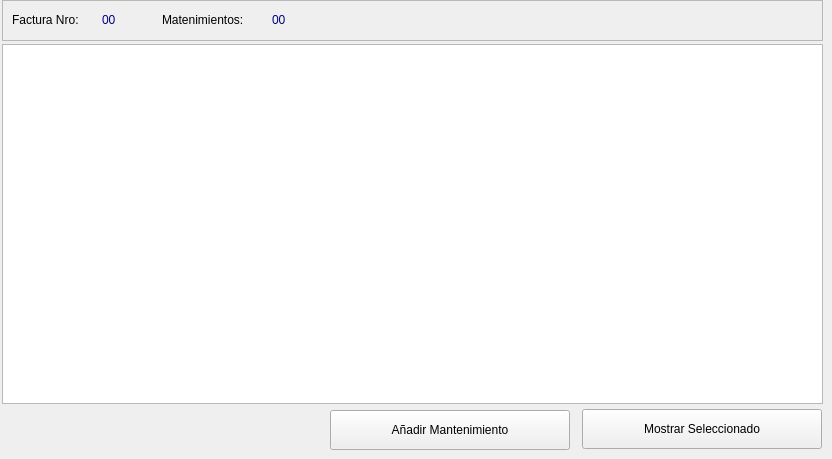
    <widget class="QWidget" name="tab">
     <attribute name="icon">
      <iconset resource="polaris.qrc">
       <normaloff>:/Icons/icons/aceite.png</normaloff>:/Icons/icons/aceite.png</iconset>
     </attribute>
     <attribute name="title">
      <string>Mantenimientos</string>
     </attribute>
     <widget class="QTableWidget" name="tbl_mantenimientos">
      <property name="geometry">
       <rect>
        <x>2</x>
        <y>44</y>
        <width>821</width>
        <height>360</height>
       </rect>
      </property>
      <property name="toolTip">
       <string>Resultados Búsqueda</string>
      </property>
     </widget>
     <widget class="QFrame" name="frame_3">
      <property name="geometry">
       <rect>
        <x>2</x>
        <y>0</y>
        <width>821</width>
        <height>41</height>
       </rect>
      </property>
      <property name="frameShape">
       <enum>QFrame::StyledPanel</enum>
      </property>
      <property name="frameShadow">
       <enum>QFrame::Raised</enum>
      </property>
      <widget class="QLabel" name="lbl_mantenimientoa_2">
       <property name="geometry">
        <rect>
         <x>160</x>
         <y>10</y>
         <width>110</width>
         <height>20</height>
        </rect>
       </property>
       <property name="text">
        <string>Matenimientos:</string>
       </property>
      </widget>
      <widget class="QLabel" name="lbl_ultimo_mantenimientoa">
       <property name="geometry">
        <rect>
         <x>10</x>
         <y>10</y>
         <width>91</width>
         <height>20</height>
        </rect>
       </property>
       <property name="text">
        <string>Factura Nro:</string>
       </property>
      </widget>
      <widget class="QLabel" name="lbl_ultimo_mantenimientob">
       <property name="geometry">
        <rect>
         <x>100</x>
         <y>10</y>
         <width>71</width>
         <height>20</height>
        </rect>
       </property>
       <property name="toolTip">
        <string>Fecha de Registro en el sistema</string>
       </property>
       <property name="text">
        <string>&lt;html&gt;&lt;head/&gt;&lt;body&gt;&lt;p&gt;&lt;span style=&quot; color:#00007f;&quot;&gt;00&lt;/span&gt;&lt;/p&gt;&lt;/body&gt;&lt;/html&gt;</string>
       </property>
      </widget>
      <widget class="QLabel" name="lbl_mantenimientob_2">
       <property name="geometry">
        <rect>
         <x>270</x>
         <y>10</y>
         <width>40</width>
         <height>20</height>
        </rect>
       </property>
       <property name="toolTip">
        <string>Fecha de Registro en el sistema</string>
       </property>
       <property name="text">
        <string>&lt;html&gt;&lt;head/&gt;&lt;body&gt;&lt;p&gt;&lt;span style=&quot; color:#00007f;&quot;&gt;00&lt;/span&gt;&lt;/p&gt;&lt;/body&gt;&lt;/html&gt;</string>
       </property>
      </widget>
     </widget>
     <widget class="QPushButton" name="btn_monstrar_9">
      <property name="geometry">
       <rect>
        <x>330</x>
        <y>410</y>
        <width>240</width>
        <height>40</height>
       </rect>
      </property>
      <property name="text">
       <string>Añadir Mantenimiento</string>
      </property>
      <property name="icon">
       <iconset resource="polaris.qrc">
        <normaloff>:/Icons/icons/add.png</normaloff>:/Icons/icons/add.png</iconset>
      </property>
     </widget>
     <widget class="QPushButton" name="btn_monstrar_8">
      <property name="geometry">
       <rect>
        <x>582</x>
        <y>409</y>
        <width>240</width>
        <height>40</height>
       </rect>
      </property>
      <property name="text">
       <string>Mostrar Seleccionado</string>
      </property>
      <property name="icon">
       <iconset>
        <normalon>:/Icons/icons/apply.png</normalon>
       </iconset>
      </property>
     </widget>
    </widget>
